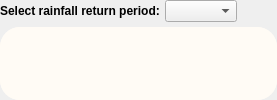
        <widget class="QWidget" name="Page4_Performance">
         <layout class="QVBoxLayout" name="verticalLayout_7">
          <property name="spacing">
           <number>10</number>
          </property>
          <property name="leftMargin">
           <number>0</number>
          </property>
          <property name="topMargin">
           <number>0</number>
          </property>
          <property name="rightMargin">
           <number>0</number>
          </property>
          <property name="bottomMargin">
           <number>0</number>
          </property>
          <item>
           <widget class="QWidget" name="widget_4" native="true">
            <layout class="QVBoxLayout" name="verticalLayout_13" stretch="0,1">
             <property name="spacing">
              <number>5</number>
             </property>
             <property name="leftMargin">
              <number>0</number>
             </property>
             <property name="topMargin">
              <number>0</number>
             </property>
             <property name="rightMargin">
              <number>0</number>
             </property>
             <property name="bottomMargin">
              <number>0</number>
             </property>
             <item>
              <widget class="QWidget" name="Performance_TopWidget" native="true">
               <layout class="QHBoxLayout" name="horizontalLayout_2" stretch="0,0,0">
                <property name="spacing">
                 <number>5</number>
                </property>
                <property name="leftMargin">
                 <number>0</number>
                </property>
                <property name="topMargin">
                 <number>0</number>
                </property>
                <property name="rightMargin">
                 <number>0</number>
                </property>
                <property name="bottomMargin">
                 <number>0</number>
                </property>
                <item>
                 <widget class="QLabel" name="Rainfall_selection_Label">
                  <property name="font">
                   <font>
                    <bold>true</bold>
                   </font>
                  </property>
                  <property name="text">
                   <string>Select rainfall return period:</string>
                  </property>
                 </widget>
                </item>
                <item>
                 <widget class="QComboBox" name="Rainfall_selection_ComboBox">
                  <property name="sizeAdjustPolicy">
                   <enum>QComboBox::AdjustToContents</enum>
                  </property>
                  <property name="placeholderText">
                   <string>None</string>
                  </property>
                 </widget>
                </item>
                <item>
                 <spacer name="horizontalSpacer">
                  <property name="orientation">
                   <enum>Qt::Horizontal</enum>
                  </property>
                  <property name="sizeHint" stdset="0">
                   <size>
                    <width>40</width>
                    <height>20</height>
                   </size>
                  </property>
                 </spacer>
                </item>
               </layout>
              </widget>
             </item>
             <item>
              <widget class="QStackedWidget" name="Performance_MainWidget">
               <property name="styleSheet">
                <string notr="true">background-color: rgb(255, 251, 245);
border: 0px solid #000000; /* Set a border for visibility */
 border-radius: 20px;
</string>
               </property>
               <property name="currentIndex">
                <number>1</number>
               </property>
               <widget class="QWidget" name="default_16"/>
               <widget class="QWidget" name="default_17"/>
              </widget>
             </item>
            </layout>
           </widget>
          </item>
         </layout>
        </widget>
